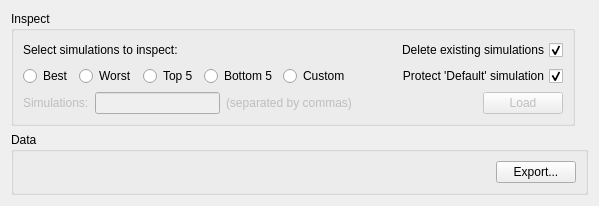
     <widget class="QWidget" name="tab_results">
      <property name="autoFillBackground">
       <bool>true</bool>
      </property>
      <attribute name="title">
       <string>Results</string>
      </attribute>
      <layout class="QVBoxLayout" name="verticalLayout_11">
       <item>
        <layout class="QHBoxLayout" name="horizontalLayout_14" stretch="1,0">
         <item>
          <widget class="QGroupBox" name="inspectBox">
           <property name="sizePolicy">
            <sizepolicy hsizetype="Expanding" vsizetype="Preferred">
             <horstretch>0</horstretch>
             <verstretch>0</verstretch>
            </sizepolicy>
           </property>
           <property name="maximumSize">
            <size>
             <width>600</width>
             <height>16777215</height>
            </size>
           </property>
           <property name="title">
            <string>Inspect</string>
           </property>
           <layout class="QVBoxLayout" name="verticalLayout_8">
            <item>
             <layout class="QGridLayout" name="gridLayout_4">
              <item row="0" column="0">
               <layout class="QHBoxLayout" name="horizontalLayout_10">
                <item>
                 <widget class="QLabel" name="inspectLabel">
                  <property name="text">
                   <string>Select simulations to inspect:</string>
                  </property>
                 </widget>
                </item>
                <item>
                 <spacer name="horizontalSpacer_6">
                  <property name="orientation">
                   <enum>Qt::Orientation::Horizontal</enum>
                  </property>
                  <property name="sizeHint" stdset="0">
                   <size>
                    <width>40</width>
                    <height>20</height>
                   </size>
                  </property>
                 </spacer>
                </item>
               </layout>
              </item>
              <item row="0" column="1">
               <widget class="QCheckBox" name="deleteSimsBox">
                <property name="layoutDirection">
                 <enum>Qt::LayoutDirection::RightToLeft</enum>
                </property>
                <property name="text">
                 <string>Delete existing simulations</string>
                </property>
                <property name="checked">
                 <bool>true</bool>
                </property>
               </widget>
              </item>
              <item row="1" column="0">
               <layout class="QHBoxLayout" name="horizontalLayout_9">
                <item>
                 <widget class="QRadioButton" name="bestSimButton">
                  <property name="text">
                   <string>Best</string>
                  </property>
                  <attribute name="buttonGroup">
                   <string notr="true">simButtonGroup</string>
                  </attribute>
                 </widget>
                </item>
                <item>
                 <widget class="QRadioButton" name="worstSimButton">
                  <property name="text">
                   <string>Worst</string>
                  </property>
                  <attribute name="buttonGroup">
                   <string notr="true">simButtonGroup</string>
                  </attribute>
                 </widget>
                </item>
                <item>
                 <widget class="QRadioButton" name="top5SimButton">
                  <property name="text">
                   <string>Top 5</string>
                  </property>
                  <attribute name="buttonGroup">
                   <string notr="true">simButtonGroup</string>
                  </attribute>
                 </widget>
                </item>
                <item>
                 <widget class="QRadioButton" name="bottom5SimButton">
                  <property name="text">
                   <string>Bottom 5</string>
                  </property>
                  <attribute name="buttonGroup">
                   <string notr="true">simButtonGroup</string>
                  </attribute>
                 </widget>
                </item>
                <item>
                 <widget class="QRadioButton" name="customSimButton">
                  <property name="text">
                   <string>Custom</string>
                  </property>
                  <attribute name="buttonGroup">
                   <string notr="true">simButtonGroup</string>
                  </attribute>
                 </widget>
                </item>
                <item>
                 <spacer name="horizontalSpacer_7">
                  <property name="orientation">
                   <enum>Qt::Orientation::Horizontal</enum>
                  </property>
                  <property name="sizeHint" stdset="0">
                   <size>
                    <width>40</width>
                    <height>20</height>
                   </size>
                  </property>
                 </spacer>
                </item>
               </layout>
              </item>
              <item row="1" column="1">
               <widget class="QCheckBox" name="protectDefaultBox">
                <property name="layoutDirection">
                 <enum>Qt::LayoutDirection::RightToLeft</enum>
                </property>
                <property name="text">
                 <string>Protect 'Default' simulation</string>
                </property>
                <property name="checked">
                 <bool>true</bool>
                </property>
               </widget>
              </item>
             </layout>
            </item>
            <item>
             <layout class="QHBoxLayout" name="horizontalLayout_7">
              <item>
               <widget class="QLabel" name="simsLabel">
                <property name="enabled">
                 <bool>false</bool>
                </property>
                <property name="text">
                 <string>Simulations:</string>
                </property>
               </widget>
              </item>
              <item>
               <widget class="QLineEdit" name="simSelectEdit">
                <property name="enabled">
                 <bool>false</bool>
                </property>
               </widget>
              </item>
              <item>
               <widget class="QLabel" name="simHelpLabel">
                <property name="enabled">
                 <bool>false</bool>
                </property>
                <property name="text">
                 <string>(separated by commas)</string>
                </property>
               </widget>
              </item>
              <item>
               <spacer name="horizontalSpacer_4">
                <property name="orientation">
                 <enum>Qt::Orientation::Horizontal</enum>
                </property>
                <property name="sizeHint" stdset="0">
                 <size>
                  <width>40</width>
                  <height>20</height>
                 </size>
                </property>
               </spacer>
              </item>
              <item>
               <widget class="QPushButton" name="simLoadButton">
                <property name="enabled">
                 <bool>false</bool>
                </property>
                <property name="sizePolicy">
                 <sizepolicy hsizetype="Fixed" vsizetype="Fixed">
                  <horstretch>0</horstretch>
                  <verstretch>0</verstretch>
                 </sizepolicy>
                </property>
                <property name="text">
                 <string>Load</string>
                </property>
               </widget>
              </item>
             </layout>
            </item>
           </layout>
          </widget>
         </item>
         <item>
          <spacer name="horizontalSpacer_10">
           <property name="orientation">
            <enum>Qt::Orientation::Horizontal</enum>
           </property>
           <property name="sizeHint" stdset="0">
            <size>
             <width>13</width>
             <height>20</height>
            </size>
           </property>
          </spacer>
         </item>
        </layout>
       </item>
       <item>
        <widget class="QGroupBox" name="dataBox">
         <property name="sizePolicy">
          <sizepolicy hsizetype="Preferred" vsizetype="Preferred">
           <horstretch>0</horstretch>
           <verstretch>0</verstretch>
          </sizepolicy>
         </property>
         <property name="minimumSize">
          <size>
           <width>0</width>
           <height>0</height>
          </size>
         </property>
         <property name="title">
          <string>Data</string>
         </property>
         <layout class="QVBoxLayout" name="verticalLayout_9" stretch="10,0">
          <item>
           <layout class="QHBoxLayout" name="dataTableLayout"/>
          </item>
          <item>
           <layout class="QHBoxLayout" name="horizontalLayout_8">
            <property name="sizeConstraint">
             <enum>QLayout::SizeConstraint::SetDefaultConstraint</enum>
            </property>
            <item>
             <spacer name="horizontalSpacer_5">
              <property name="orientation">
               <enum>Qt::Orientation::Horizontal</enum>
              </property>
              <property name="sizeHint" stdset="0">
               <size>
                <width>40</width>
                <height>20</height>
               </size>
              </property>
             </spacer>
            </item>
            <item>
             <widget class="QPushButton" name="dataExportButton">
              <property name="sizePolicy">
               <sizepolicy hsizetype="Fixed" vsizetype="Fixed">
                <horstretch>0</horstretch>
                <verstretch>0</verstretch>
               </sizepolicy>
              </property>
              <property name="text">
               <string>Export...</string>
              </property>
             </widget>
            </item>
           </layout>
          </item>
         </layout>
        </widget>
       </item>
      </layout>
     </widget>
